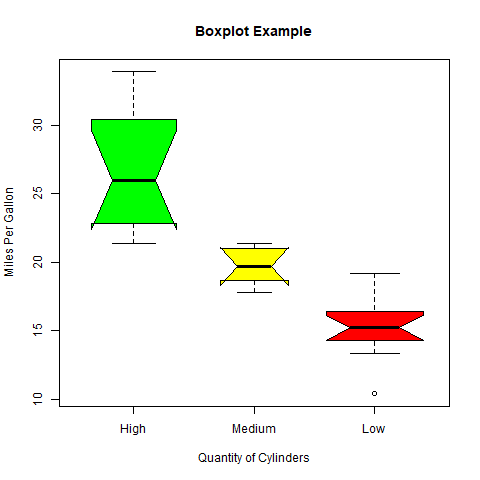

Write the R code that produced this figure.
library(RColorBrewer)

# Boxplot Example
png(file = "D:/data handling/exp10.png")

boxplot(mpg ~ cyl, 
        data = mtcars,
        xlab = "Quantity of Cylinders",
        ylab = "Miles Per Gallon",
        main = "Boxplot Example",
        notch = TRUE,
        varwidth = TRUE,
        col = c("green", "yellow", "red"),
        names = c("High", "Medium", "Low"),
        notch.frac = 0.5)  # Adjust notch width as needed

dev.off()
